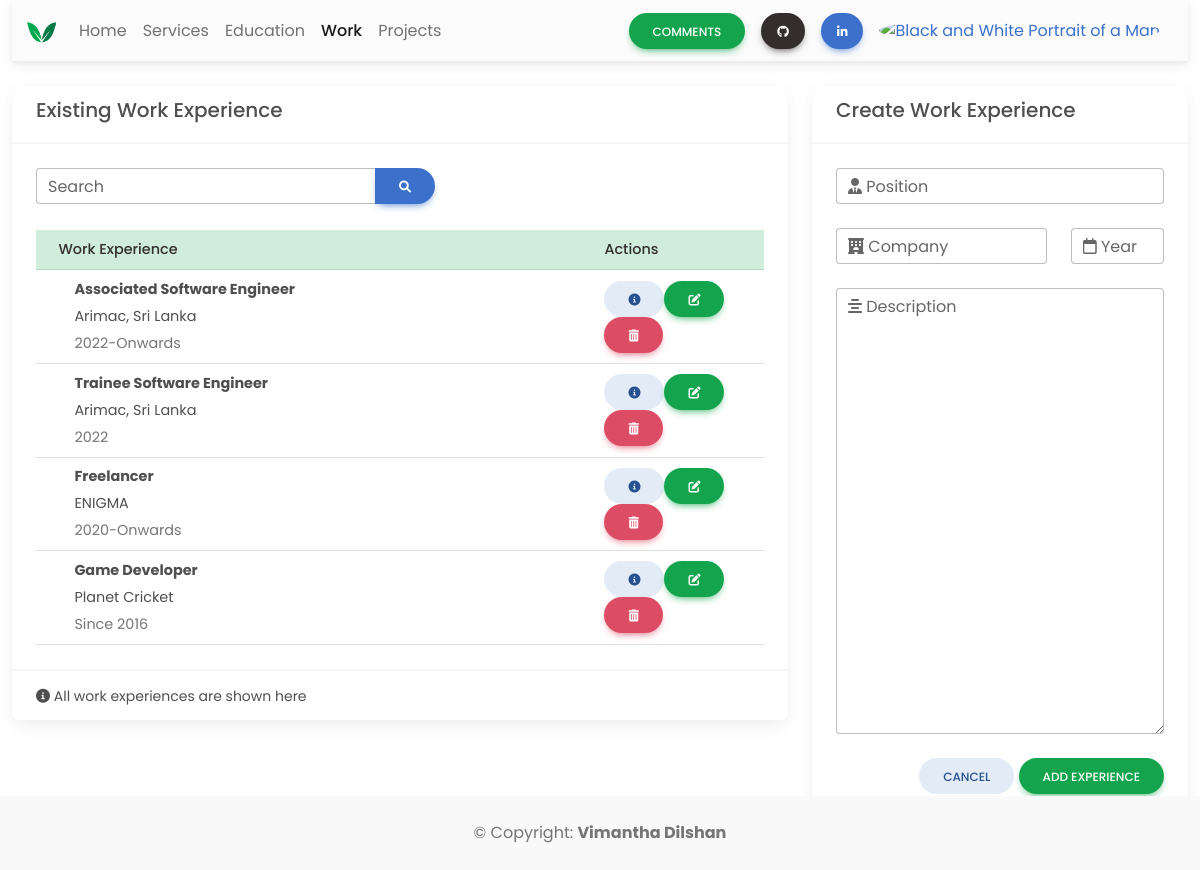
/admin/work.php (signed in), run on the app's committed database.
### tables this page shows
CREATE TABLE `work` (
  `id` int(100) NOT NULL,
  `position` varchar(60) NOT NULL,
  `company` varchar(50) NOT NULL,
  `year` varchar(20) NOT NULL,
  `description` varchar(1000) NOT NULL
);

### admin/work.php (the view, shortened to what this page needs)
<!DOCTYPE html>
<html lang="en">
<head>
    <link rel="stylesheet" href="https://cdnjs.cloudflare.com/ajax/libs/font-awesome/6.0.0/css/all.min.css" />
    <link rel="stylesheet" href="css/mdb.min.css" />
    <link rel="stylesheet" href="css/style.css">
</head>
<body>
    <div class="container-fluid">
        <nav class="navbar navbar-expand-lg navbar-light bg-light">
            <div class="container-fluid">
                <a class="navbar-brand me-2" href="home.php">
                    <img src="img/logo.png" height="35" alt="MDB Logo" loading="lazy" style="margin-top: -1px;" />
                </a>
                <div class="collapse navbar-collapse" id="navbarButtonsExample">
                    <ul class="navbar-nav me-auto mb-2 mb-lg-0">
                        <li class="nav-item">
                            <a class="nav-link" href="home.php">Home</a>
                        </li>
                        <li class="nav-item">
                            <a class="nav-link" href="services.php">Services</a>
                        </li>
                        <li class="nav-item">
                            <a class="nav-link" href="education.php">Education</a>
                        </li>
                        <li class="nav-item">
                            <a class="nav-link active" href="work.php">Work</a>
                        </li>
                        <li class="nav-item">
                            <a class="nav-link" href="projects.php">Projects</a>
                        </li>
                    </ul>
                    <div class="d-flex align-items-center">
                        <a href="comments.php" class="btn btn-success btn-rounded me-3">
                            Comments
                        </a>
                        <a class="btn btn-rounded btn-dark px-3 me-3" href="https://github.com/Vimantha-Dilshan" role="button"><i class="fab fa-github"></i></a>
                        <a class="btn btn-rounded btn-primary px-3 me-3" href="https://www.linkedin.com/in/vimantha-dilshan-6b64501b6/" role="button"><i class="fab fa-linkedin-in"></i></a>
                        <div class="dropdown me-3">
                            <a class="dropdown-toggle d-flex align-items-center hidden-arrow" href="#" id="navbarDropdownMenuAvatar" role="button" data-mdb-toggle="dropdown" aria-expanded="false">
                                <img src="server/APIs/uploads/profile/profile.jpg" class="rounded-circle" height="25" alt="Black and White Portrait of a Man" loading="lazy" />
                            </a>
                        </div>
                    </div>
                </div>
            </div>
        </nav>
    </div>
    <br>
    <div class="container-fluid">
        <div class="row">
            <div class="col-sm-8">
                <div class="card  ">
                    <div class="card-header">
                        <h5 class="card-title">Existing Work Experience</h5>
                    </div>
                    <div class="card-body">
                        <div class="row">
                            <div class="col-sm-12 text-end">
                                <div class="input-group">
                                    <div class="form-outline">
                                        <input id="search-input" type="search" id="form1" class="form-control" />
                                        <label class="form-label" for="form1">Search</label>
                                    </div>
                                    <button id="search-button" type="button" class="btn btn-primary btn-rounded">
                                        <i class="fas fa-search"></i>
                                    </button>
                                </div>
                            </div>
                        </div>
                        <br>
                        <div class="table-responsive">
                            <table class="table align-middle mb-0 bg-white table-hover table-sm">
                                <thead class="table-success text-dark">
                                    <tr>
                                        <th>Work Experience</th>
                                        <th>Actions</th>
                                    </tr>
                                </thead>
                                <tbody>
                                    <?php
                                    include 'server/config/database_config.php';
                                    $sql = "SELECT * from work ORDER BY id DESC";
                                    $result = $conn->query($sql);
                                    if ($result->num_rows > 0) {
                                        if (!$conn) {
                                            die('Technical Error...');
                                        } else {
                                            while ($row = $result->fetch_assoc()) {
                                                echo "<tr>";
                                                echo "<td style='width: 75%;'>";
                                                echo "<div class='d-flex align-items-center'>";
                                                echo "<div class='ms-3'>";
                                                echo "<p class='fw-bold mb-1'>" . $row["position"] . "</p>";
                                                echo "<p class='fw-normal mb-1'>" . $row["company"] . "</p>";
                                                echo "<p class='text-muted mb-0'>" . $row["year"] . "</p>";
                                                echo "</div>";
                                                echo "</div>";
                                                echo "</td>";
                                                echo "<td>";
                                                echo "<a href='#'><button type='button' class='btn btn-secondary btn-rounded'><i class='fas fa-info-circle'></i></button></a>";
                                                echo "<a href='#'><button type='button' class='btn btn-success btn-rounded'><i class='fas fa-edit'></i></button></a>";
                                                echo "<a href='server/APIs/delete_work.php?rn=$row[id]><button type='button' class='btn btn-danger btn-rounded'><i class='fas fa-trash-alt'></i></button></>";
                                                echo "</td>";
                                                echo "<tr>";
                                            }
                                        }
                                    } else {
                                        echo "<tr>";
                                        echo "<td colspan='2'>" . "<p>No data to show!<p>";
                                        echo "</td>";
                                        echo "</tr>";
                                    }
                                    ?>
                                </tbody>
                            </table>
                        </div>
                    </div>
                    <div class="card-footer">
                        <small><i class="fas fa-info-circle"></i> All work experiences are shown here</small>
                    </div>
                </div>
            </div>
            <div class="col-sm-4">
                <div class="card  ">
                    <div class="card-header">
                        <h5 class="card-title">Create Work Experience</h5>
                    </div>
                    <div class="card-body">
                        <form method="POST" action="server/APIs/store_work.php">
                            <div class="form-outline mb-4">
                                <input type="text" id="txtPosition" name="txtPosition" class="form-control" />
                                <label class="form-label" for="form6Example3"><i class="fas fa-user-tie"></i> Position</label>
                            </div>
                            <div class="row mb-4">
                                <div class="col-8">
                                    <div class="form-outline">
                                        <input type="text" id="txtCompany" name="txtCompany" class="form-control" />
                                        <label class="form-label" for="form6Example1"><i class="fas fa-hotel"></i> Company</label>
                                    </div>
                                </div>
                                <div class="col-4">
                                    <div class="form-outline">
                                        <input type="text" id="txtYear" name="txtYear" class="form-control" />
                                        <label class="form-label" for="form6Example2"><i class="far fa-calendar"></i> Year</label>
                                    </div>
                                </div>
                            </div>
                            <div class="form-outline mb-4">
                                <textarea class="form-control" id="txtDescription" name="txtDescription" rows="17"></textarea>
                                <label class="form-label" for="form6Example7"><i class="fas fa-align-center"></i> Description</label>
                            </div>
                            <div class="text-end">
                                <a href="server/APIs/refresh_work.php"><button type="button" class="btn btn-secondary btn-rounded">Cancel</button></a>
                                <button type="submit" id="submit" name="submit" class="btn btn-success btn-rounded">Add Experience</button>
                            </div>
                        </form>
                    </div>
                    <div class="card-footer text-muted"><small><i class="fas fa-info-circle"></i> Input range of years in year field</small></div>
                </div>
            </div>
        </div>
        <footer class="text-center text-lg-start bg-white text-muted fixed-bottom">
            <div class="text-center p-4" style="background-color: rgba(0, 0, 0, 0.025);">
                © Copyright:
                <a class="text-reset fw-bold" href="http://vimantha.com">Vimantha Dilshan</a>
            </div>
        </footer>
    </div>
</body>
</html>

### admin/css/style.css (style rules this page uses)
* { font-family: 'Poppins', sans-serif; }
.form-control { border-radius: 25px; }
.active { font-weight: 500; }

### data on the page
work: position "Associated Software Engineer", company "Arimac, Sri Lanka", year "2022-Onwards"
work: position "Trainee Software Engineer", company "Arimac, Sri Lanka", year "2022"
work: position "Freelancer", company "ENIGMA", year "2020-Onwards"
work: position "Game Developer", company "Planet Cricket", year "Since 2016"
